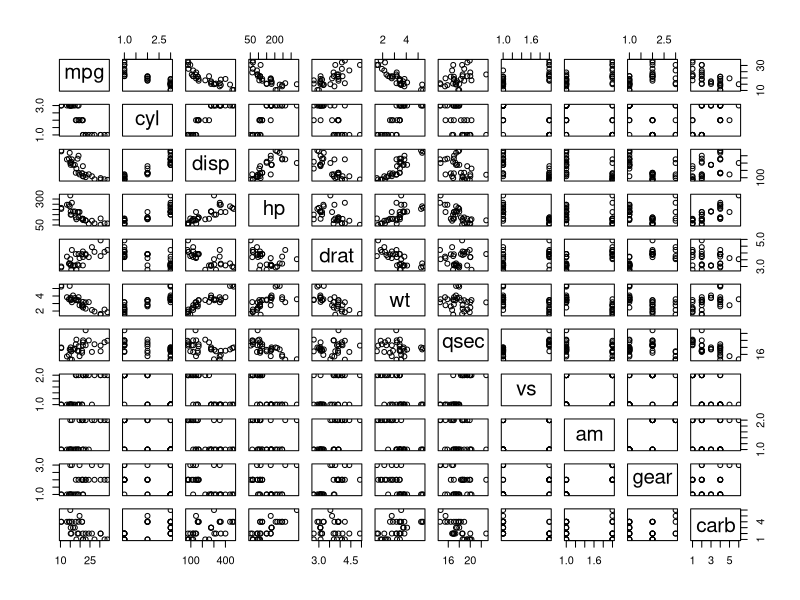
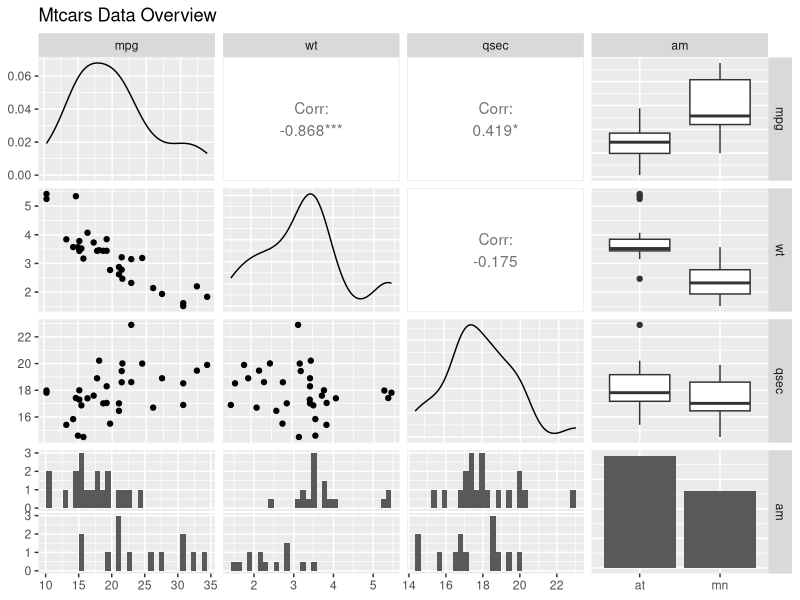
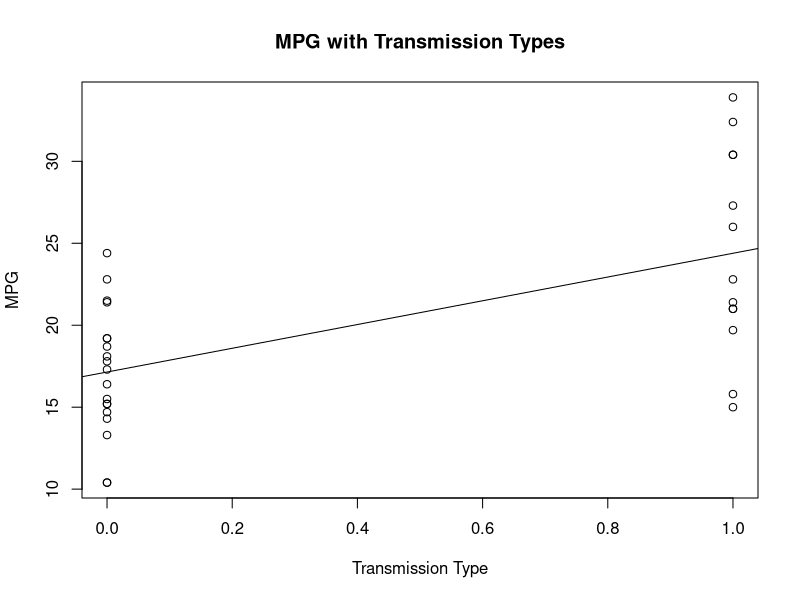
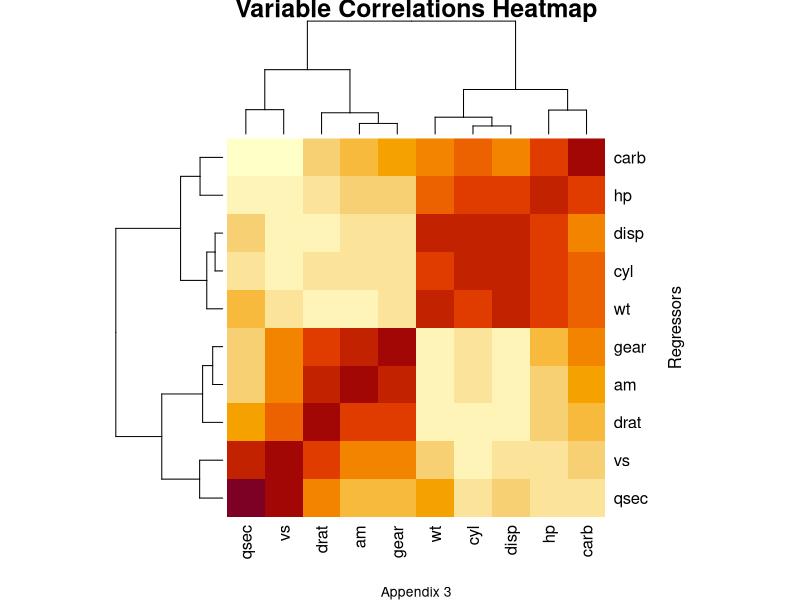

R code for these plots, in order:
## ---- chunk 1
library(datasets)
suppressMessages(library(ggplot2))
suppressMessages(library(GGally))
data <- mtcars
data$cyl <- as.factor(data$cyl)
data$am <- as.factor(data$am)
levels(data$am) <- c("at", "mn")
data$gear <- as.factor(data$gear)
data$carb <- as.factor(data$carb)
data$vs <- as.factor(data$vs)
pairs(data)
ggpairs(data[,c(1,6,7,9)], colour = "am", title = "Mtcars Data Overview")
## ---- chunk 2
fit1 <- lm(mpg ~ am, data = data)
linear1<-summary(fit1)
linear1$coef
plot(mtcars$am, mtcars$mpg, main = "MPG with Transmission Types", 
     xlab = "Transmission Type", ylab = "MPG")
abline(fit1)
## ---- chunk 3
n <- length(mtcars)
cormt <- matrix(0, n-1, n-1)
colnames(cormt)<-colnames(data)[2:n]
rownames(cormt)<-colnames(data)[2:n]
for (i in 2:n){
        for (j in 2:n){
                cormt[i-1,j-1] <- cor(mtcars[,i], mtcars[,j])
        }
}
heatmap(cormt, main = "Variable Correlations Heatmap", ylab = "Regressors", 
        sub = "Appendix 3")
## ---- chunk 4
fit <- matrix(0, 36, 5)
colnames(fit)<-c("R1","R2","R3","R4","Sigma"); x <- 0
for (i in c(11, 4)){
        for (j in c(3,2,6)){
                for (m in c(10,9,5)){
                        for (n in c(8,7)){
                                y<-summary(lm(data$mpg~data[,i]+data[,j]+data[,m]+data[,n]))
                                x <- x +1
                                fit[x,1] <- i; fit[x,2] <- j; fit[x,3] <- m
                                fit[x,4] <- n; fit[x,5] <- y$sigma
                        }
                }
        }
}
colnames(data)[fit[which(fit[,5] == min(fit[,5])),1:4]]
## ---- chunk 5
fit2 <- lm(mpg~ hp + wt + am + qsec, data = data)
linear2 <- summary(fit2)
linear2$coef
## ---- chunk 6
fit3 <- lm(mpg~ wt + am + qsec, data = data)
linear3 <- summary(fit3)
linear3$coef
## ---- chunk 7
fit4 <- lm(mpg~ wt + am + qsec + wt*am + am*qsec + qsec*wt, data = data)
linear4 <- summary(fit4)
linear4$coef
## ---- chunk 8
fit5 <- lm(mpg~ wt + am + qsec + wt*am, data = data)
linear5 <- summary(fit5)
linear5$coef
sigma <- vector()
sigma[1] <- linear1$sigma
sigma[2] <- linear2$sigma
sigma[3] <- linear3$sigma
sigma[4] <- linear4$sigma
sigma[5] <- linear5$sigma
names(sigma)<-c("Model 1","Model 2", "Model 3", "Model 4", "Model 5")
sigma
## ---- chunk 9
data2 <- data[,c(1,6,7,9)]
data2$wt <- data2$wt/2 - 1      #Adjust the weight unit to ton, and adjust the zero value to 1 ton
data2$qsec <- data2$qsec - 14   #Adjust the zero value of qsec to 14 seconds
fit6 <- lm(mpg~ wt + am + qsec + wt*am, data = data2)
linear6 <- summary(fit6)
linear6
